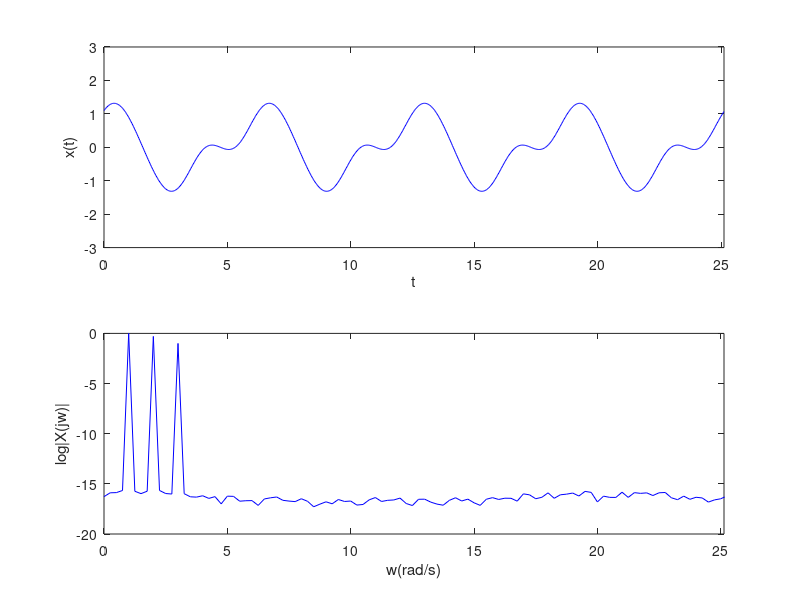
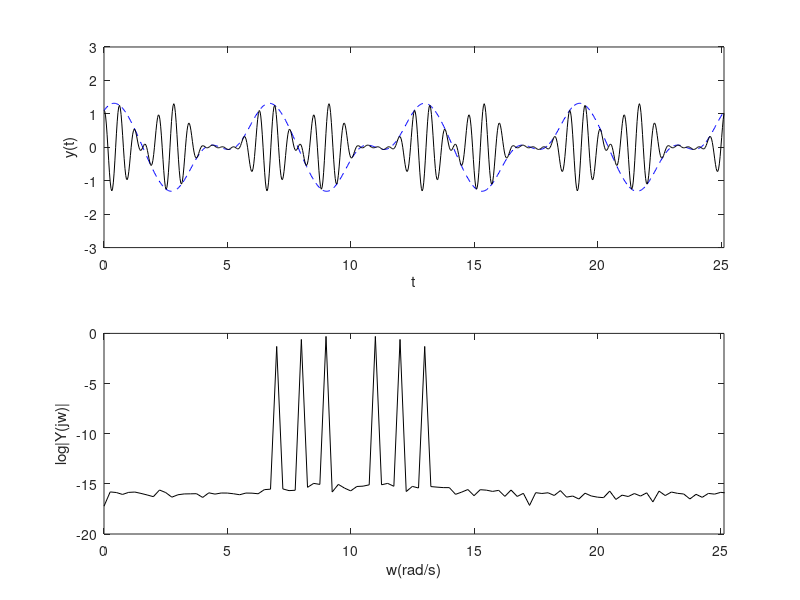

These charts were generated, in order, by the following MATLAB code:
% Modulacao AM
% Video associado: https://youtu.be/8KyVb8gWmps


% LAA 28/11/17

close all
clear

%%
% gera um sinal "informacao" hipotetico

% frequencia natural (geraremos um sinal "periodico")
w0=1;

% vetor de tempo correspondente a 4 periodos da fundamental
t=0:pi/100:8*pi/w0-pi/100;
L=length(t);

% sinal de informacao
x=cos(w0*t)+0.5*sin(2*w0*t)+0.1*cos(3*w0*t);
% para o caso de incluir um off-set
% x=x+1.5;

% fft do sinal
X=fft(x);

% frequencia de amostragem em Hz (inverso do intervalo de amostragem)
Fs=100/pi;
P2 = abs(X/L);
P1 = P2(1:L/2+1);
P1(2:end-1) = 2*P1(2:end-1);
f = Fs*(0:(L/2))/L;
w=2*pi*f;


% grafico do sinal
figure(1)
subplot(211)
set(gca,'FontSize',18)
plot(t,x,'b');
axis([0 t(end) -3 3])
xlabel('t')
ylabel('x(t)');

subplot(212)
set(gca,'FontSize',18)
plot(w,log10(P1),'b')
axis([0 8*pi -20 0])
xlabel('w(rad/s)')
ylabel('log|X(jw)|')


%%
% portadora em 10 rad/s
c=cos(10*t);

% sinal modulado
y=x.*c;

% fft do sinal modulado
Y=fft(y);

% frequencia de amostragem em Hz (inverso do intervalo de amostragem)
P2 = abs(Y/L);
P1 = P2(1:L/2+1);
P1(2:end-1) = 2*P1(2:end-1);



% grafico do sinal modulado
figure(2)
subplot(211)
set(gca,'FontSize',18)
plot(t,x,'b--',t,y,'k');
axis([0 t(end) -3 3])
xlabel('t')
ylabel('y(t)');

subplot(212)
set(gca,'FontSize',18)
plot(w,log10(P1),'k')
axis([0 8*pi -20 0])
xlabel('w(rad/s)')
ylabel('log|Y(jw)|')


